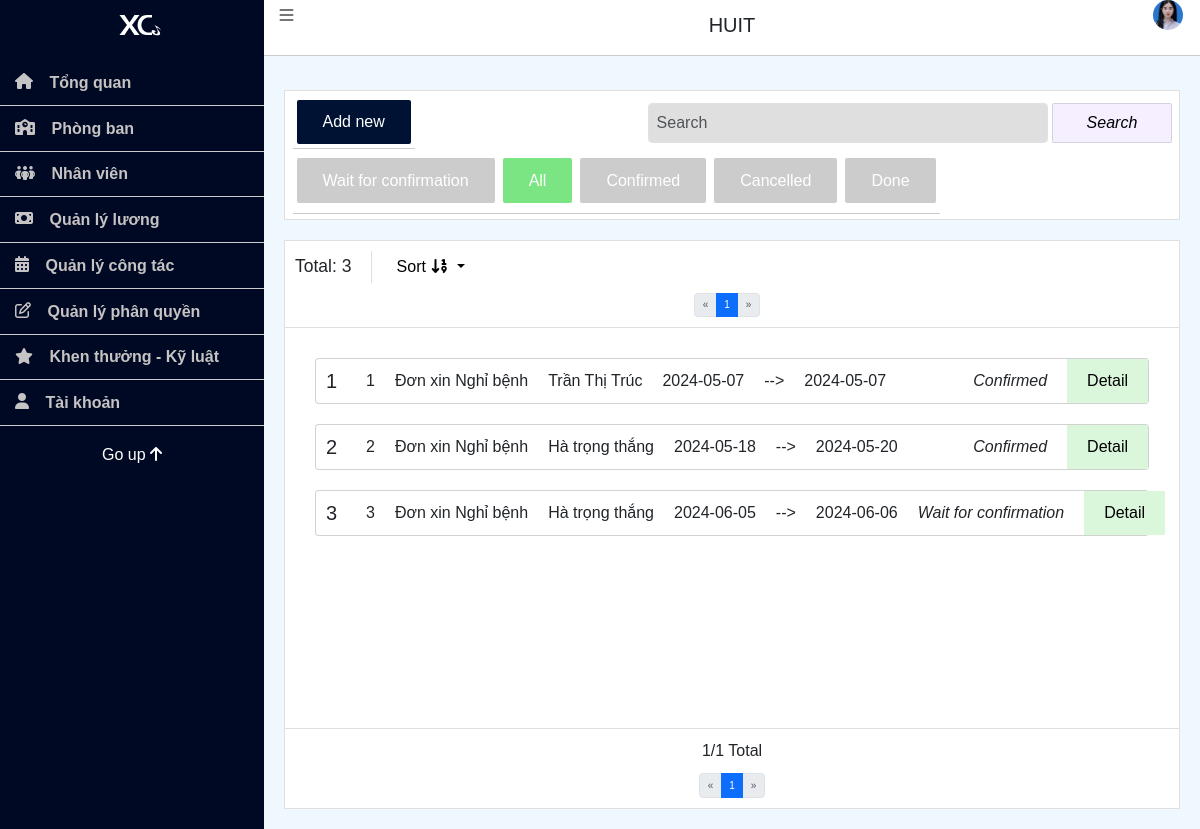
/admin/index.php?page=managerLeaveApplicationSheet (signed in), run on the app's committed database.
### tables this page shows
CREATE TABLE `leaveapplicationsheet` (
  `LSheetID` int NOT NULL,
  `Type` text NOT NULL,
  `StartDate` date NOT NULL,
  `EndDate` date NOT NULL,
  `Reason` text NOT NULL,
  `LStatus` varchar(155) NOT NULL DEFAULT 'Wait for confirmation',
  `UserID` int NOT NULL
);

CREATE TABLE `users` (
  `UserID` int NOT NULL,
  `FullName` text NOT NULL,
  `Birthday` date DEFAULT NULL,
  `Gender` text NOT NULL,
  `Email` varchar(155) NOT NULL,
  `Address` text NOT NULL,
  `Phone` varchar(11) NOT NULL,
  `Username` varchar(20) NOT NULL,
  `Password` varchar(255) NOT NULL,
  `Role` varchar(155) NOT NULL DEFAULT 'User',
  `Status` varchar(155) NOT NULL DEFAULT 'Đang làm việc',
  `PositionID` int NOT NULL,
  `DeptID` int NOT NULL
);

### Library/Db.class.php (called while the page is built, shortened)
<?php
class Db
{
	public  $conn=null;
	function __construct()
    {
        try {
            $this->conn = new PDO('mysql:host='.HOST_DB.';dbname='.DB, USER_DB, PASS_DB);
            $this->conn->query('set names utf8');
        } catch(PDOException $e) {
            echo 'ERROR';
            exit;
        }
    }
	function selectQuery($sql, $arr=array())
	{
		$stm = $this->conn->prepare($sql);
		$stm->execute($arr);
		return $stm->fetchAll(PDO::FETCH_ASSOC);
	}
}

### Controller/LeaveApplicationSheetController.php (called while the page is built, shortened)
<?php
include_once '../Library/Db.class.php';
include_once '../Model/LeaveApplicationSheet.php';
class LeaveApplicationSheetController {
    private $leaveApplicationSheetModel;
    public function __construct() {
        $this->leaveApplicationSheetModel = new LeaveApplicationSheet();
    }
    public function getFilteredLeaveApplicationSheets($status = 'All', $sort = 'ASC', $search = '', $page = 1, $items_per_page = 10) {
        return $this->leaveApplicationSheetModel->getFilteredLeaveApplicationSheets($status, $sort, $search, $page, $items_per_page);
    }
    public function getTotalLeaveApplicationSheets($status = 'All', $search = '') {
        return count($this->leaveApplicationSheetModel->getFilteredLeaveApplicationSheets($status, 'ASC', $search, 1, PHP_INT_MAX));
    }
}
?>

### Model/LeaveApplicationSheet.php (called while the page is built, shortened)
<?php
class LeaveApplicationSheet extends Db {
    public function getFilteredLeaveApplicationSheets($status = 'All', $sort = 'ASC', $search = '', $page = 1, $items_per_page = 10) {
        $offset = 0;
        if (is_numeric($page)) {
            $offset = ($page - 1) * $items_per_page;
        } else {
            $page = 1;
        }
        $sql = "SELECT leaveapplicationsheet.*, users.*, img.*
                FROM leaveapplicationsheet
                JOIN users ON leaveapplicationsheet.UserID = users.UserID
                INNER JOIN img ON leaveapplicationsheet.UserID = img.UserID
                WHERE 1=1";
        $sql .= " ORDER BY leaveapplicationsheet.LSheetID $sort LIMIT $offset, $items_per_page";
        $params = array();
        return $this->selectQuery($sql, $params);
    }
}

### admin/pages/managerLeaveApplicationSheet.php (the view, shortened to what this page needs)
<?php
include_once '../Controller/LeaveApplicationSheetController.php';
$controller = new LeaveApplicationSheetController();
$status = isset($_GET['status']) ? $_GET['status'] : 'All';
$sort = isset($_GET['sort']) ? $_GET['sort'] : 'ASC';
$search = isset($_GET['search']) ? $_GET['search'] : '';
$page = isset($_GET['pagez']) ? $_GET['pagez'] : 1;
$items_per_page = 10;
$leaveSheetsData = $controller->getFilteredLeaveApplicationSheets($status, $sort, $search, $page, $items_per_page);
$total_leave_sheets = $controller->getTotalLeaveApplicationSheets($status, $search);
$total_pages = ceil($total_leave_sheets / $items_per_page);
?>
<nav class="navbar navbar-expand-md box d-flex flex-column">
    <div class="container-fluid">
        <div class="collapse navbar-collapse justify-content-between" id="navbarSupportedContent">
            <ul class="navbar-nav">
                <li class="nav-item">
                    <button class="add-new-btn" aria-current="page" href="#">Add new</button>
                </li>
            </ul>
            <form class="d-flex search-box justify-content-end" method="get" action="?page=managerLeaveApplicationSheet">
                <input class="form-control" type="search" placeholder="Search" name="search" aria-label="Search" value="<?php echo htmlspecialchars($search); ?>">
                <button class="search-btn" type="submit">Search</button>
            </form>
        </div>
    </div>
    <di class="container-fluid">
        <div class="collapse navbar-collapse justify-content-between" id="orderListSelectBox">
            <ul class="navbar-nav">
                <li class="nav-item">
                    <a class="classify-btn" href="?page=managerLeaveApplicationSheet&status=Wait for confirmation&sort=<?php echo $sort; ?>&search=<?php echo htmlspecialchars($search); ?>">Wait for confirmation</a>
                </li>
                <li class="nav-item">
                    <a class="classify-btn" href="?page=managerLeaveApplicationSheet&status=All&sort=<?php echo $sort; ?>&search=<?php echo htmlspecialchars($search); ?>">All</a>
                </li>
                <li class="nav-item">
                    <a class="classify-btn" href="?page=managerLeaveApplicationSheet&status=Confirmed&sort=<?php echo $sort; ?>&search=<?php echo htmlspecialchars($search); ?>">Confirmed</a>
                </li>
                <li class="nav-item">
                    <a class="classify-btn" href="?page=managerLeaveApplicationSheet&status=Cancelled&sort=<?php echo $sort; ?>&search=<?php echo htmlspecialchars($search); ?>">Cancelled</a>
                </li>
                <li class="nav-item">
                    <a class="classify-btn" href="?page=managerLeaveApplicationSheet&status=Done&sort=<?php echo $sort; ?>&search=<?php echo htmlspecialchars($search); ?>">Done</a>
                </li>
            </ul>
        </div>
    </di v>
</nav>
<div class="box list-box d-flex flex-column">
    <div class="header-list-box d-flex flex-column">
        <div class="list-box-title d-flex">
            <h3 class="list-box-title-text list-box-total">Total: <?php echo count($leaveSheetsData); ?></h3>
            <div class="dropdown">
                <button class="btn btn-secondary dropdown-toggle" type="button" id="dropdownMenuButtonSort" data-bs-toggle="dropdown" aria-expanded="false">
                    Sort
                    <i class="fa-solid fa-arrow-down-1-9"></i>
                </button>
            </div>
        </div>
        <nav aria-label="Page navigation example" class="pagination-nav d-flex justify-content-center">
            <ul class="pagination">
                <li class="page-item <?php echo ($page <= 1) ? 'disabled' : ''; ?>">
                    <a class="page-link" href="?page=managerLeaveApplicationSheet&pagez=<?php echo ($page <= 1) ? 1 : ($page - 1); ?>&status=<?php echo htmlspecialchars($status); ?>&sort=<?php echo htmlspecialchars($sort); ?>&search=<?php echo htmlspecialchars($search); ?>" aria-label="Previous">
                        <span aria-hidden="true">&laquo;</span>
                    </a>
                </li>
                <?php for ($i = 1; $i <= $total_pages; $i++) : ?>
                    <li class="page-item <?php echo ($page == $i) ? 'active' : ''; ?>">
                        <a class="page-link" href="?page=managerLeaveApplicationSheet&pagez=<?php echo $i; ?>&status=<?php echo htmlspecialchars($status); ?>&sort=<?php echo htmlspecialchars($sort); ?>&search=<?php echo htmlspecialchars($search); ?>"><?php echo $i; ?></a>
                    </li>
                <?php endfor; ?>
                <li class="page-item <?php echo ($page >= $total_pages) ? 'disabled' : ''; ?>">
                    <a class="page-link" href="?page=managerLeaveApplicationSheet&pagez=<?php echo ($page >= $total_pages) ? $total_pages : ($page + 1); ?>&status=<?php echo htmlspecialchars($status); ?>&sort=<?php echo htmlspecialchars($sort); ?>&search=<?php echo htmlspecialchars($search); ?>" aria-label="Next">
                        <span aria-hidden="true">&raquo;</span>
                    </a>
                </li>
            </ul>
        </nav>
    </div>
    <div class="content-list-box order-list">
        <div class="row">
            <div class="col-md">
                <?php foreach ($leaveSheetsData as $leaveSheet): ?>
                <div class="row order-item">
                    <div class="card">
                        <div class="card-serial">
                            <h2 class="serial"><?php echo $leaveSheet['LSheetID']; ?></h2>
                        </div>
                        <div class="card-body col-md d-flex flex-row">
                            <div class="flex-child">
                                <a href="#" class="order-id"><?php echo $leaveSheet['LSheetID']; ?></a>
                            </div>
                            <div class="flex-child">
                                <span class="card-text">Đơn xin <?php echo $leaveSheet['Type']; ?></span>
                            </div>
                            <div class="flex-child">
                                <span class="card-text"><?php echo $leaveSheet['FullName']; ?></span>
                            </div>
                            <div class="flex-child">
                                <span class="card-text"><?php echo $leaveSheet['StartDate']; ?></span>
                            </div>
                            <div class="flex-child">
                                <span class="card-text"> --></span>
                            </div>
                            <div class="flex-child">
                                <span class="card-text"><?php echo $leaveSheet['EndDate']; ?></span>
                            </div>
                        </div>
                        <div class="col-md action-btn d-flex">
                            <div class="wait-for-confirm-box col">
                                <span class="card-text"><?php echo $leaveSheet['LStatus']; ?></span>
                            </div>
                            <button class="detail-btn col" data-bs-toggle="collapse" href="#<?php echo $leaveSheet['LSheetID']; ?>" role="button" aria-expanded="false" aria-controls="<?php echo $leaveSheet['LSheetID']; ?>">
                                Detail
                            </button>
                        </div>
                    </div>
                </div>
                <?php endforeach; ?>
            </div>
        </div>
    </div>
    <div class="footer-list-box d-flex justify-content-center">
        <nav aria-label="Page navigation example">
            <p class="quantity">
                <?php echo htmlspecialchars($page); ?>/<?php echo htmlspecialchars($total_pages); ?> Total
            </p>
            <ul class="pagination">
                <li class="page-item <?php echo ($page <= 1) ? 'disabled' : ''; ?>">
                    <a class="page-link" href="?page=managerLeaveApplicationSheet&pagez=<?php echo ($page <= 1) ? 1 : ($page - 1); ?>&status=<?php echo htmlspecialchars($status); ?>&sort=<?php echo htmlspecialchars($sort); ?>&search=<?php echo htmlspecialchars($search); ?>" aria-label="Previous">
                        <span aria-hidden="true">&laquo;</span>
                    </a>
                </li>
                <?php for ($i = 1; $i <= $total_pages; $i++) : ?>
                    <li class="page-item <?php echo ($page == $i) ? 'active' : ''; ?>">
                        <a class="page-link" href="?page=managerLeaveApplicationSheet&pagez=<?php echo $i; ?>&status=<?php echo htmlspecialchars($status); ?>&sort=<?php echo htmlspecialchars($sort); ?>&search=<?php echo htmlspecialchars($search); ?>"><?php echo $i; ?></a>
                    </li>
                <?php endfor; ?>
                <li class="page-item <?php echo ($page >= $total_pages) ? 'disabled' : ''; ?>">
                    <a class="page-link" href="?page=managerLeaveApplicationSheet&pagez=<?php echo ($page >= $total_pages) ? $total_pages : ($page + 1); ?>&status=<?php echo htmlspecialchars($status); ?>&sort=<?php echo htmlspecialchars($sort); ?>&search=<?php echo htmlspecialchars($search); ?>" aria-label="Next">
                        <span aria-hidden="true">&raquo;</span>
                    </a>
                </li>
            </ul>
        </nav>
    </div>
</div>

### admin/css/admin_site.css (style rules this page uses)
* { margin: 0; padding: 0; box-sizing: border-box; }
html { font-size: 62.5%; }
ul, ol { list-style: none; }
a { text-decoration: none; color: inherit; }
button, input[type="button"], input[type="submit"] { border: none; background: none; cursor: pointer; padding: 0; }
.nav-item { border-bottom: 1px solid #ccc; }
.row > * { padding: 0; }
.card-body a { display: block; width: fit-content; }
.dropdown { text-align: right; }
.dropdown button, .dropdown li { text-align: right; font-size: 1.6rem; width: 16rem; }
.dropdown button { background-color: transparent; border: none; color: black; }
.box { background-color: white; border: 1px solid rgba(0,0,0,.125); width: 100%; margin-top: 2rem; }
.add-new-btn { border-radius: 2px; background-color: #001233; color: white; padding: 1rem 2.6rem; }
.classify-btn { border-radius: 2px; color: white; padding: 1.4rem 2.6rem; }
#navbarSupportedContent .nav-item { padding: 0.4rem; }
#navbarSupportedContent form { height: 40px; width: 60%; padding-left: 0.4rem; }
#navbarSupportedContent input { font-size: 1.6rem; background-color: rgba(0,0,0,.125); width: calc(100% - 12rem); }
.search-box .search-btn { width: 12rem; background-color: #f5efff; border: 1px solid rgba(0,0,0,.125); margin-left: 0.4rem; border-radius: 2px; color: black; font-style: italic; }
.list-box { height: fit-content; min-height: 400px; }
.header-list-box { height: fit-content; padding-top: 1rem; padding-bottom: 1rem; border-bottom: 1px solid rgba(0,0,0,.125); }
.footer-list-box { height: fit-content; border-top: 1px solid rgba(0,0,0,.125); padding-top: 1rem; padding-bottom: 1rem; text-align: center; }
.footer-list-box .quantity { text-align: center; }
.pagination { margin: 0; }
.pagination li a { color: black; }
.content-list-box { min-height: 400px; height: 100%; padding: 1rem; overflow: hidden; }
.list-box-title h3 { height: 3rem; line-height: calc(100%); padding-left: 1rem; }
.list-box-title h3 { margin: 0; line-height: 3rem; }
.list-box-title .dropdown { margin-left: 2rem; border-left: 1px solid rgba(0,0,0,.125); }
.list-box-title .dropdown button, .list-box-title .dropdown li { text-align: right; font-size: 1.6rem; width: 10rem; }
.content-list-box .row { padding: 1rem 2rem; margin: 0 -10px; }
.header-list-box .pagination { padding-right: 1rem; }
.content-list-box .card .card-body a { width:auto; }
.content-list-box .card .card-text, .content-list-box .card .card-body a, .content-list-box .card .card-body h2 { overflow: hidden; white-space: nowrap; text-overflow: ellipsis; }
.edit-btn, .delete-btn, .detail-btn { padding: 1.2rem; cursor: pointer; }
.edit-btn, .detail-btn { background-color: #daf7dc; color: black; }
.navbar .container-fluid { width:100%; }
#orderListSelectBox .nav-item { padding: 2rem 0.4rem; }
#orderListSelectBox .nav-item a { background-color: #cccccc; }
.classify-btn-selected { background-color: #7ae582!important; }
.order-list .card { display: flex; flex-direction: row !important; }
.flex-child { padding: 0 1rem; }
.order-list .card-serial { width: 3rem; padding: 0 1rem; }
.order-list .card-serial .serial { width: fit-content; line-height: 44px; margin: 0; }
.order-list .row { gap: 1rem; }
.order-list .action-btn { text-align: right; }
.order-list .detail-btn { padding: 0 2rem; height: 100%; }
.order-list .wait-for-confirm-box { text-align: right; padding-right: 2rem; line-height: 44px; }
.wait-for-confirm-box .card-text { font-style: italic; }
.pagination-nav { margin-top: 1rem; width: 100%; }

### data on the page
leaveapplicationsheet: LSheetID "1", Type "Nghỉ bệnh", UserID.FullName "Trần Thị Trúc", StartDate "2024-05-07", EndDate "2024-05-07", LStatus "Confirmed"
leaveapplicationsheet: LSheetID "2", Type "Nghỉ bệnh", UserID.FullName "Hà trọng thắng", StartDate "2024-05-18", EndDate "2024-05-20", LStatus "Confirmed"
leaveapplicationsheet: LSheetID "3", Type "Nghỉ bệnh", UserID.FullName "Hà trọng thắng", StartDate "2024-06-05", EndDate "2024-06-06", LStatus "Wait for confirmation"

### other printed values
count($leaveSheetsData) "3"
$page "1"
$total_pages "1"
